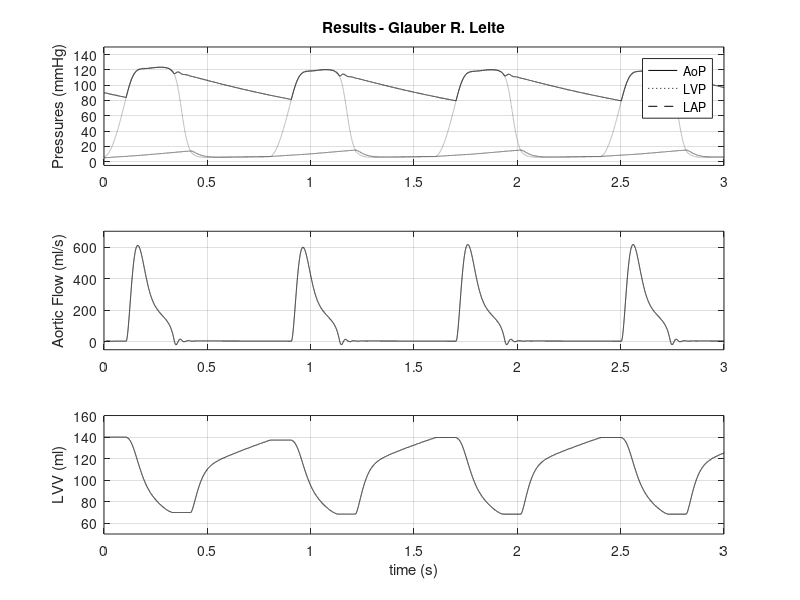

The MATLAB script that drew this image:
% glauberrleite
% Modelagem do sistema cardiovascular humano 2019.1
% Universidade Federal de Alagoas

clc;
clear all;

%% Model Parameters
R_s = 1.0000; % Systemic Vascular Resistance (SVR)
R_m = 0.0050; % Mitral Valve Resistance
R_a = 0.0010; % Aortic Valve Resistance
R_c = 0.0398; % Characteristic Resistance

C_ae = 4.4000; % Left Atrial Compliance
C_s = 1.3300; % Systemic Compliance
C_ao = 0.0800; % Aortic Compliance

L_s = 0.0005; % Inertance of blood in Aorta
V_0 = 10; % Reference volume (mL)

E_max = 2;
E_min = 0.05;
HeartRate = 75;
tc = 60/HeartRate; % Cardiac cycle interval
t_max = 0.2 + 0.15*tc;

%% Model functions and state space matrices
E_n = @(t_n) 1.55 ...
    * (((t_n/0.7)^1.9)/(1 + (t_n/0.7)^1.9)) ...
    * 1/(1 + (t_n/1.17)^21.9);

E = @(t) (E_max - E_min) * E_n(mod(t, tc)/t_max) ...
    + E_min;

P_ve = @(t, V_ve) E(t)*(V_ve - V_0);

% x = [V_ve, P_ae, Q_a, P_ao, P_s]
A = @(t, D_m, D_a) [-(D_m/R_m + D_a/R_a)*E(t), D_m/R_m, 0, D_a/R_a, 0 ;
    (D_m * E(t))/(R_m * C_ae), -(C_ae^-1)*(1/R_s + D_m/R_m), 0, 0, (R_s*C_ae)^-1;
    0, 0, -R_c/L_s, L_s^-1, -L_s^-1;
    (D_a * E(t))/(R_a*C_ao), 0, -C_ao^-1, -D_a/(R_a*C_ao), 0;
    0, (R_s*C_s)^-1, C_s^-1, 0, -(R_s*C_s)^-1];

p = @(t, D_m, D_a) [(D_m/R_m + D_a/R_a)*E(t)*V_0;
    -(D_m*E(t)*V_0)/(R_m*C_ae);
    0;
    -(D_a*E(t)*V_0)/(R_a*C_ao);
    0];

%% Preparing simulation
T_s = 0.0001;
t = 0;
t_end = 3;

data.x.V_ve = zeros(t_end/T_s, 1);
data.x.P_ae = zeros(t_end/T_s, 1);
data.x.Q_a = zeros(t_end/T_s, 1);
data.x.P_ao = zeros(t_end/T_s, 1);
data.x.P_s = zeros(t_end/T_s, 1);
data.P_ve = zeros(t_end/T_s, 1);
data.t = t:T_s:t_end;

%x = @(i) [data.x.V_ve(i); data.x.P_ae(i); data.x.Q_a(i); data.x.P_ao(i); data.x.P_s(i)];

% Initial conditions
data.x.V_ve(1) = 140;
data.x.P_ae(1) = 5;
data.x.Q_a(1) = 0;
data.x.P_ao(1) = 90;
data.x.P_s(1) = 90;
data.P_ve(1) = P_ve(t, data.x.V_ve(1));

D_a = 1;
D_m = 1;

%% Running simulation
n = 1;
while t < t_end
    t = t + T_s;
    
    % Diod values
    if (data.x.P_ae(n) > data.P_ve(n))
        D_m = 1;
        D_a = 0;
    elseif (data.P_ve(n) > data.x.P_ao(n))
        D_m = 0;
        D_a = 1;
    else
        D_m = 0;
        D_a = 0;
    end
    
    x = [data.x.V_ve(n); data.x.P_ae(n); data.x.Q_a(n); data.x.P_ao(n); data.x.P_s(n)];
    
    % RK4
    dx = A(t, D_m, D_a) * x +  p(t, D_m, D_a);
    kx1 = T_s * dx;
    x1 = x + 0.5*kx1;
    
    dx = A(t, D_m, D_a) * x1 +  p(t, D_m, D_a);
    kx2 = T_s * dx;
    x1 = x + 0.5*kx2;
    
    dx = A(t, D_m, D_a) * x1 +  p(t, D_m, D_a);
    kx3 = T_s * dx;
    x1 = x + kx3;
    
    dx = A(t, D_m, D_a) * x1 +  p(t, D_m, D_a);
    kx4 = T_s * dx;
    
    xf = x + (kx1 + 2 * kx2 + 2 * kx3 + kx4)/6;
    
    % Saving data
    data.x.V_ve(n+1) = xf(1);
    data.x.P_ae(n+1) = xf(2);
    data.x.Q_a(n+1) = xf(3);
    data.x.P_ao(n+1) = xf(4);
    data.x.P_s(n+1) = xf(5);
    
    data.P_ve(n+1) = P_ve(t, data.x.V_ve(n+1));
    
    n = n + 1;
end

%% Ploting results
figure(1);
subplot(3,1,1);
plot(data.t, data.x.P_ao, 'k', data.t, data.P_ve, ':k', data.t, data.x.P_ae, '--k');
title('Results - Glauber R. Leite');
legend('AoP', 'LVP', 'LAP');
ylabel('Pressures (mmHg)');
axis([0, 3, -5, 150]);
grid on;

subplot(3,1,2);
plot(data.t, data.x.Q_a, 'k');
ylabel('Aortic Flow (ml/s)');
axis([0, 3, -50, 700]);
grid on;

subplot(3,1,3);
plot(data.t, data.x.V_ve, 'k');
ylabel('LVV (ml)');
xlabel('time (s)');
axis([0, 3, 50, 160]);
grid on;